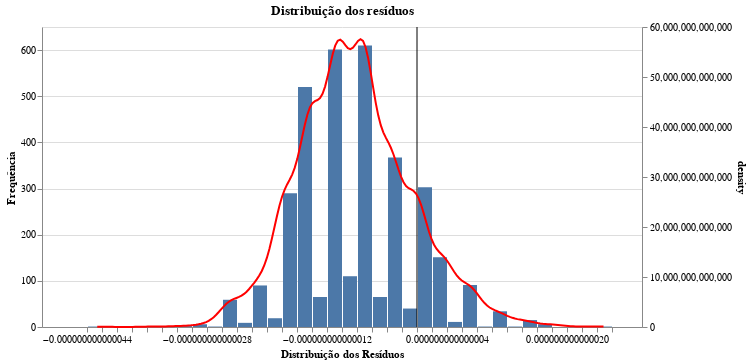

The code cell stored with this chart in its notebook:
### Code cell
# Histograma
hist =alt.Chart(df_eval.reset_index()).mark_bar().encode(
    x=alt.X("residual", bin=alt.Bin(maxbins=50), title='Distribuição dos Resíduos'),
    y=alt.Y('count()',title='Frequência')
)
# Linha vertical no zero
linha_zero = (
    alt.Chart(pd.DataFrame({"x": [0]}))
    .mark_rule(color="black")
    .encode(x="x:Q")
)
# KDE (curva suavizada) — opcional
kde = (
    alt.Chart(df_eval.reset_index())
    .transform_density(
        "residual",
        as_=["residual", "density"]
    )
    .mark_line(color="red")
    .encode(
        x="residual:Q",
        y="density:Q"
    )
)

(hist + linha_zero + kde).resolve_scale(
    y="independent"
).properties(
    width=600,
    height=300,
    title="Distribuição dos resíduos"
)

### Figure 1 — Vega-Lite specification as saved in the notebook (floating-point values rounded to 4 significant figures; data arrays with more than 128 entries replaced by an {"elided": "..."} marker saying what was removed)
{"config": {"view": {"continuousWidth": 300, "continuousHeight": 300}}, "layer": [{"data": {"name": "data-e0797c9e17ff44b2b0debc8b7f745533"}, "mark": {"type": "bar"}, "encoding": {"x": {"bin": {"maxbins": 50}, "field": "residual", "title": "Distribuição dos Resíduos", "type": "quantitative"}, "y": {"aggregate": "count", "title": "Frequência", "type": "quantitative"}}}, {"data": {"name": "data-d285a7403ed98ae579761d64a864032b"}, "mark": {"type": "rule", "color": "black"}, "encoding": {"x": {"field": "x", "type": "quantitative"}}}, {"data": {"name": "data-e0797c9e17ff44b2b0debc8b7f745533"}, "mark": {"type": "line", "color": "red"}, "encoding": {"x": {"field": "residual", "type": "quantitative"}, "y": {"field": "density", "type": "quantitative"}}, "transform": [{"density": "residual", "as": ["residual", "density"]}]}], "height": 300, "resolve": {"scale": {"y": "independent"}}, "title": "Distribuição dos resíduos", "width": 600, "$schema": "https://vega.github.io/schema/vega-lite/v6.1.0.json", "datasets": {"data-e0797c9e17ff44b2b0debc8b7f745533": {"elided": "3471 records"}, "data-d285a7403ed98ae579761d64a864032b": [{"x": 0}]}}
